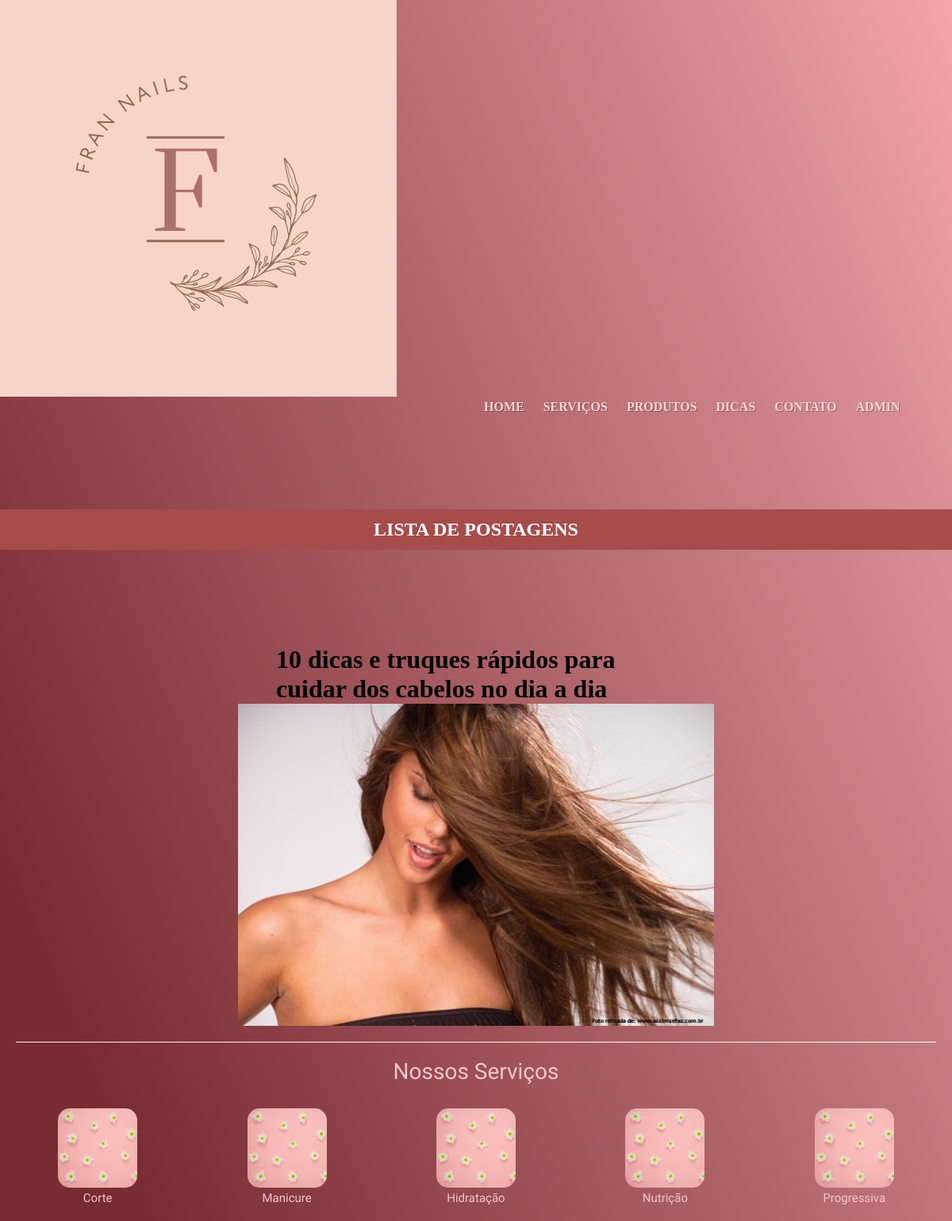
Page /post-list on the committed database.
### post/models.py (models this page shows, shortened)
class Post(models.Model):
    title = models.CharField(max_length=100)
    description = models.TextField()
    image = models.ImageField(upload_to='images/')
    created_at = models.DateTimeField(auto_now_add=True)
    class Meta:
        verbose_name = 'Post'
        verbose_name_plural = 'Post'
        ordering = ['id']

### posts_app/views.py (the view)
# urls.py: path('post-list', views.post_list, name='post-list'),
def post_list(request):
    template_name = 'paginas/post-list.html'
    post = Post.objects.order_by('id')[:4]
    context = {
        'post':post
        }
    return render(request, template_name, context)

### posts_app/templates/paginas/post-list.html
{% extends 'index.html' %}
{% block content %}
{% block header %}  {% include 'header.html' %} {% endblock %}
<div class="postlist">
  <div class="title">
  {% block title %} <h2>LISTA DE POSTAGENS</h2>{% endblock %}
  </div>
</div>
<div class="post-list">
  {% for post in post %}
    <div class="post">
      {% block article %} {% include 'article.html' %} {% endblock %}
    </div>
  {% endfor %}
</div>
{% block footer %}  {% include 'footer.html' %} {% endblock %}
{% endblock content %}

### posts_app/templates/article.html (shortened to what this page needs)
<div class="postss">
    <div class="post">
        <div class="container-title">
            <div class="title">
                <a href="{% url 'post-detail' post.id %}"> <h1>{{post.title}}</h1></a>
            </div>
        </div>
        <div class="meta">
            <img src="{{post.image.url}}" width="600" alt="" /></a>
        </div>
    </div>
</div>

### posts_app/static/assets/css/main.css (style rules this page uses)
:root { --fonte-padrao: 'Sarala', sans-serif; --fonte-destaque: 'Righteous', cursive; --cor1: #D98F95; --cor2: #F95A67; --cor3: #F7A3AA; --cor4: #782B32; --cor5: #C48287; --cor6: #f3c5c9; }
* { margin: 0px; padding: 0px; text-decoration: none; box-sizing: border-box; }
body { background: linear-gradient(68.15deg, #782B32 10%, #D98F95 85.61%, #F7A3AA); background-attachment: fixed; font-size: 100%; height: 100vh; }
.postlist { padding-top:10%; }
.title h2 { background-color: rgb(167, 76, 76); color:white; display: flex; padding-top: 1%; padding-bottom: 1%; justify-content: center; }
.postss { padding-top: 10%; }
.meta { display:flex; justify-content: center; }
.container-title { display: flex; padding-left: 29%; }
.title h1 { display:flex; justify-content: center; width:60%; color: rgb(0, 0, 0); }

### rows in the picture
Post: title "10 dicas e truques rápidos para cuidar dos cabelos no dia a dia", image (picture)
